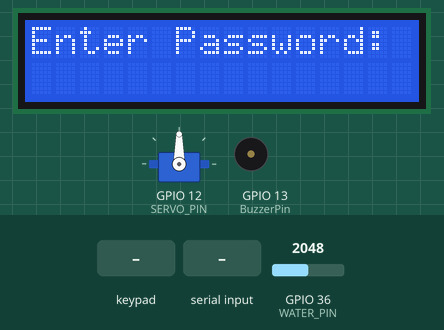
The sketch below on a simulated ESP32. Parts: 16×2 character LCD, servo, buzzer (waves = sounding). Inputs (shaded band) come from the test bench; at power-on: GPIO 36 (WATER_PIN) = 2048. What the sketch prints to the serial monitor is not drawn.

Above: at 1.2 s.
1.3 s: keypad keys 1 4 7 # pressed 0.4 s apart
At 3.9 s:
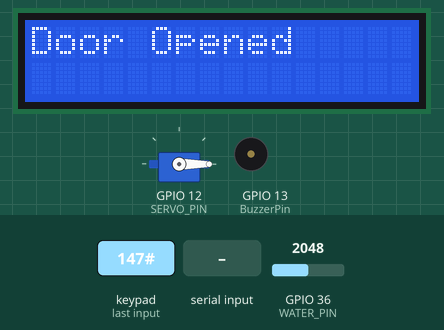
4.4 s: "9\n" received over the second serial link
7.4 s: keypad keys 1 1 1 0 9 8 pressed 0.4 s apart
At 11.82 s:
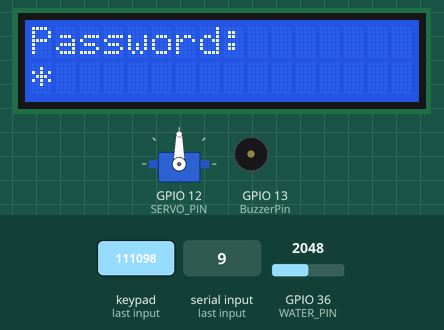
12.0 s: key '2' pressed
At 13.2 s:
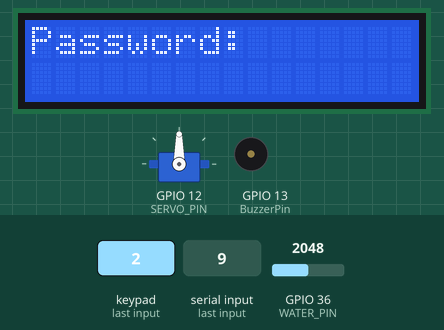
14.2 s: "1\n" received over the second serial link
At 14.6 s:
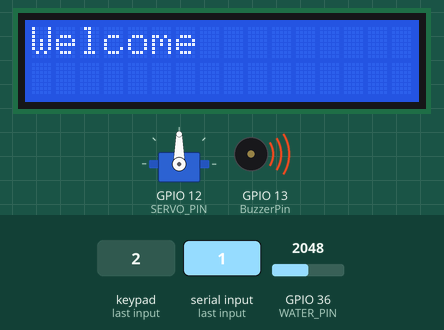
16.2 s: keypad keys 1 3 9 pressed 0.4 s apart
At 19.9 s:
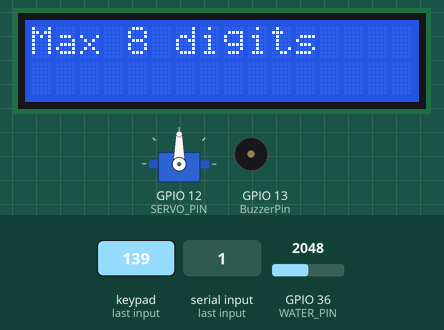
Timing chart, 0 to 22.6 s (numbered marks = the images above; inputs shaded):
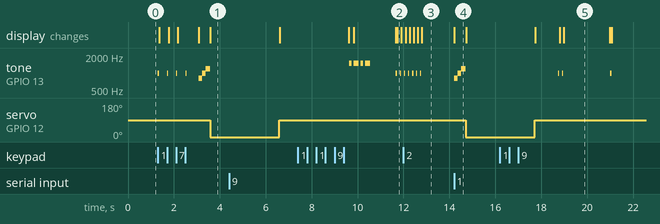

The sketch:

Arduino.ino
```cpp
#include <Arduino.h>
#include <SoftwareSerial.h>
#include <Keypad.h>
#include <LiquidCrystal_I2C.h>
#include <Servo.h>
#include <Wire.h>
#include "pinout.h"
#include "tones.h"

const int threshold = 500;  // adjust based on your sensor output (analog value)
bool waterPresent = false;
bool lastWaterState = false;

SoftwareSerial Serial2(SERIAL_RX, SERIAL_TX);  // RX = pin 2, TX = pin 3
LiquidCrystal_I2C lcd(0x27, 16, 2);
Servo myServo;
byte numTrials = 0;
char hexakeys[Rows][Cols] = {
  {'1','2','3'},
  {'4','5','6'},
  {'7','8','9'},
  {'*','0','#'},
};

Keypad customKeypad = Keypad(makeKeymap(hexakeys), rowPins, colPins, Rows, Cols);
String pad = "";
String HomePassword = "147";
String otp = "111";
String hiddenPad = "";
boolean state =true;
boolean locked = false;


// functions prototype
void checkSerial();
void checkWater();
void openDoor(String);
void wrongPass(String = "Wrong Password");
void smartLock();
void print(String, int=0);
String formatDigit(String);

void setup() {
  Serial.begin(115200);
  Serial2.begin(115200);
  Wire.begin();
  lcd.init();
  lcd.backlight();
  myServo.attach(SERVO_PIN);
  myServo.write(90);
  pinMode(BuzzerPin,OUTPUT);
  pinMode(WATER_PIN, INPUT);

}

void loop() {
  checkSerial();
  checkWater();
  smartLock();
}

void print(String str1, int len) {
  lcd.clear();
  lcd.setCursor(0, 0);
  lcd.print(str1);
  hiddenPad = "";
  if (len > 0 && len <= 6) {
  for (int i = 0; i < len; i++) {
       hiddenPad += '*';
    }
  lcd.setCursor(0, 1);
  lcd.print(hiddenPad);
  }
}


void smartLock() {
  if(locked)return; // do somtheing

  char customKey = customKeypad.getKey();
  if (customKey){
  click_tone();

  if(customKey=='*'){  //if the key pressed is * we will delete one character from pad
    if(pad.length() <= 1){  //if pad already has one or zero chars
      state = true;  //the screen will say enter password
      pad="";
      }
    else{
      pad.remove(pad.length() - 1); // else we have more than 1 char then we will delete the last char entered
      print("Password:", pad.length());
      delay(100);
      }
    }

  else if (customKey=='#'){ // else if # is entered we go check if password is correct
    if (pad == HomePassword){
      delay(500); // small pause before door opens
      print("Correct Password");
      openDoor("Passkey");
      delay(2000);
      pad = "";
      state = true;
    }
    else if (pad == otp){
      delay(500);
      print("OTP Used");
      openDoor("OTP");
      otp = "Z";
      pad = "";
      state = true;
    }
    else {
      wrongPass();
      state = true;
    }
  }

  else {  // the key entered is neither * nor #
    Serial.println(customKey);
    if (pad.length() < 8) {
      pad += customKey;
    }
    else {
      print("Max 8 digits");
      delay(2000);
    }
    print("Password:", pad.length());
    state = false;
  }
}

if (state){
        print("Enter Password: ");
        state = false;
  }
}

void openDoor(String method) {
  if(method == String("OTP")) otp_tone();
  else success_tone();
  myServo.write(0);
  Serial2.println(String("7") + method);
  print("Door Opened");
  delay(3000);
  myServo.write(90);
  print("Door Closed");
  delay(1000);
  state = true;
  numTrials = 0;
}
void wrongPass(String msg ="Wrong Password"){
  wrong_tone();
  print(msg);
  pad = "";
  numTrials++;
  if (numTrials == 3){
    print("LOCKED");
    locked_tone();
    delay(1000);
    state = true;
    Serial2.println("-2");
    locked = true;
  }
}
void checkSerial() {
  if (Serial2.available()) {
    String incoming = Serial2.readStringUntil('\n');

    incoming.trim();  // remove whitespace/newlines
    Serial.print("Receieved FROM esp32: ");
    Serial.println(incoming);
    // Check if message starts with "OTP: "
    if (!locked && incoming.startsWith("0")) { // otp
      // Extract substring a  fter "OTP: " (6 characters)
      otp = incoming.substring(1);
      // Now otp holds the value sent from ESP32
    } else if(!locked && incoming.startsWith("1")){ // nfc
      String person = incoming.substring(1);
      print(String("Welcome ")+ person);
      openDoor("NFC Tag");
    } else if (!locked && incoming.startsWith("-1")){
      wrongPass("unauthorized");
    } else if(!locked && incoming.startsWith("2")){
      print("NFC Enabled");
      delay(2000);
    } else if(!locked && incoming.startsWith("3")){
      print("NFC Disabled");
      delay(2000);
    }else if (incoming.startsWith("9")){
      locked= false;
      numTrials = 0;
      print("Lock Re-Enabled");
      reenable_tone();
      delay(1000);
      state = true;
    }
  }
}

void checkWater(){
  int sensorValue = analogRead(WATER_PIN);

  // Determine if water is detected (above threshold)
  waterPresent = (sensorValue > threshold);

  // Check for rising edge (water detected)
  if (waterPresent && !lastWaterState) {
    Serial2.println("4"); // Water HIGH
    Serial.println("Water Detected");
  }

  // Check for falling edge (water gone)
  if (!waterPresent && lastWaterState) {
    Serial2.println("5"); // Water LOW
  }

  lastWaterState = waterPresent;
}
```

pinout.cpp
```cpp
#include "pinout.h"
#include <Arduino.h>
byte rowPins[Rows] = {11, 10, 9, 8};
byte colPins[Cols] = {7, 6, 5};
```

pinout.h
```cpp
#ifndef PINOUT_H
#define PINOUT_H
#include <Arduino.h>

#define Rows 4
#define Cols 3

extern byte rowPins[Rows];
extern byte colPins[Cols];

#define SERVO_PIN 12
#define BuzzerPin 13
#define WATER_PIN A0
#define SERIAL_RX 2
#define SERIAL_TX 3

#endif
```

tones.cpp
```cpp
#include<Arduino.h>
#include"pinout.h"
#include"tones.h"
void success_tone(){
  tone(BuzzerPin, 800);
  delay(150);
  tone(BuzzerPin, 1000);
  delay(150);
  tone(BuzzerPin, 1200);
  delay(200);
  noTone(BuzzerPin);
}
void click_tone(){
  tone(BuzzerPin, 1000);    // 1 kHz tone
  delay(50);                // short beep
  noTone(BuzzerPin);
}
void wrong_tone(){
  for (int i = 0; i < 2; i++) {
    tone(BuzzerPin, 500);   // Lower-pitch error tone
    delay(300);
    noTone(BuzzerPin);
    delay(100);
  }
}
void locked_tone(){
    delay(1000);
    tone(BuzzerPin, 600);
    delay(2000);
    noTone(BuzzerPin);
}
void otp_tone(){
  tone(BuzzerPin, 1200);
  delay(150);
  tone(BuzzerPin, 1000);
  delay(150);
  tone(BuzzerPin, 800);
  delay(200);
  noTone(BuzzerPin);
}
void reenable_tone() {
  for (int i = 0; i < 2; i++) {
    tone(BuzzerPin, 1500);  // Higher-pitched double beep
    delay(100);
    noTone(BuzzerPin);
    delay(100);
    tone(BuzzerPin, 1500);
    delay(200);
    noTone(BuzzerPin);
    delay(100);
  }
}
```

tones.h
```cpp
#ifndef TONES_H
#define TONES_H
#include<Arduino.h>

void success_tone();
void click_tone();
void wrong_tone();
void locked_tone();
void otp_tone();
void reenable_tone();

#endif
```

Measured:
- after the input at 1.3 s, tone on GPIO 13 (BuzzerPin): plays 1000 Hz for 0.05 s, 1000 Hz for 0.05 s, 1000 Hz for 0.05 s, 1000 Hz for 0.05 s, 800 Hz for 0.15 s, 1000 Hz for 0.15 s … (7 notes in this stretch), starting at once; servo on GPIO 12 (SERVO_PIN): 90° → 0° after 2.3 s; the display: first changes after 0.07 s (image 1 shows a later state)
- after the input at 7.4 s, the display: first differs from a run without the input after 4.3 s (image 2)
- after the input at 12.0 s, the display: first differs from a run without the input after 0.79 s (image 3)
- after the input at 14.2 s, tone on GPIO 13 (BuzzerPin): silent → 800 Hz at once, → 1000 Hz 0.15 s later, → 1200 Hz 0.15 s later, → silent 0.20 s later; servo on GPIO 12 (SERVO_PIN): 90° → 0° after 0.51 s; the display: changes at once (image 4)
- after the input at 16.2 s, tone on GPIO 13 (BuzzerPin): goes 1000 Hz 0.05 s, silent 0.13 s, 1000 Hz 0.05 s, silent 2.0 s, 1000 Hz 0.05 s, then silent, starting after 2.5 s
- what the display in image 4 shows lasts 0.5 s, from 14.2 s to 14.7 s
